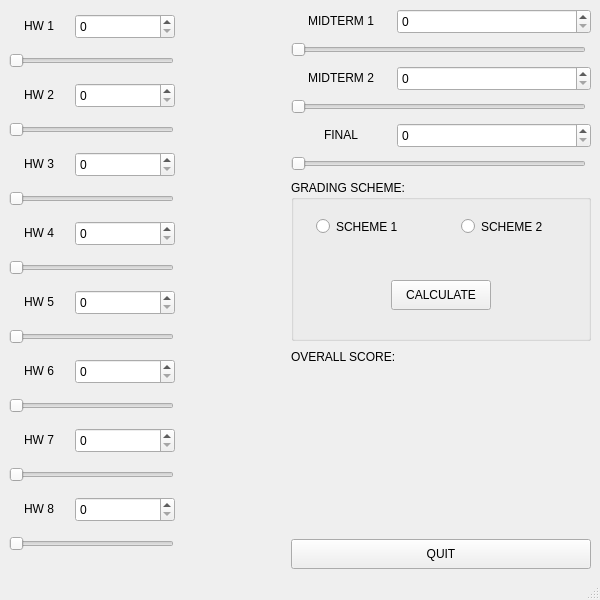
<?xml version="1.0" encoding="UTF-8"?>
<ui version="4.0">
 <class>MainWindow</class>
 <widget class="QMainWindow" name="MainWindow">
  <property name="geometry">
   <rect>
    <x>0</x>
    <y>0</y>
    <width>600</width>
    <height>600</height>
   </rect>
  </property>
  <property name="minimumSize">
   <size>
    <width>600</width>
    <height>600</height>
   </size>
  </property>
  <property name="windowTitle">
   <string>MainWindow</string>
  </property>
  <widget class="QWidget" name="centralwidget">
   <layout class="QHBoxLayout" name="horizontalLayout_12">
    <item>
     <layout class="QVBoxLayout" name="verticalLayout">
      <item>
       <layout class="QHBoxLayout" name="horizontalLayout">
        <item>
         <widget class="QLabel" name="label">
          <property name="sizePolicy">
           <sizepolicy hsizetype="Fixed" vsizetype="Fixed">
            <horstretch>0</horstretch>
            <verstretch>0</verstretch>
           </sizepolicy>
          </property>
          <property name="minimumSize">
           <size>
            <width>60</width>
            <height>20</height>
           </size>
          </property>
          <property name="text">
           <string>HW 1</string>
          </property>
          <property name="alignment">
           <set>Qt::AlignCenter</set>
          </property>
         </widget>
        </item>
        <item>
         <widget class="QSpinBox" name="hw1spin">
          <property name="sizePolicy">
           <sizepolicy hsizetype="Fixed" vsizetype="Fixed">
            <horstretch>0</horstretch>
            <verstretch>0</verstretch>
           </sizepolicy>
          </property>
          <property name="minimumSize">
           <size>
            <width>100</width>
            <height>25</height>
           </size>
          </property>
          <property name="maximum">
           <number>100</number>
          </property>
         </widget>
        </item>
       </layout>
      </item>
      <item>
       <widget class="QSlider" name="hw1slide">
        <property name="sizePolicy">
         <sizepolicy hsizetype="Fixed" vsizetype="Fixed">
          <horstretch>0</horstretch>
          <verstretch>0</verstretch>
         </sizepolicy>
        </property>
        <property name="minimumSize">
         <size>
          <width>165</width>
          <height>22</height>
         </size>
        </property>
        <property name="maximum">
         <number>100</number>
        </property>
        <property name="orientation">
         <enum>Qt::Horizontal</enum>
        </property>
       </widget>
      </item>
      <item>
       <layout class="QHBoxLayout" name="horizontalLayout_2">
        <item>
         <widget class="QLabel" name="label_2">
          <property name="sizePolicy">
           <sizepolicy hsizetype="Fixed" vsizetype="Fixed">
            <horstretch>0</horstretch>
            <verstretch>0</verstretch>
           </sizepolicy>
          </property>
          <property name="minimumSize">
           <size>
            <width>60</width>
            <height>20</height>
           </size>
          </property>
          <property name="text">
           <string>HW 2</string>
          </property>
          <property name="alignment">
           <set>Qt::AlignCenter</set>
          </property>
         </widget>
        </item>
        <item>
         <widget class="QSpinBox" name="hw2spin">
          <property name="sizePolicy">
           <sizepolicy hsizetype="Fixed" vsizetype="Fixed">
            <horstretch>0</horstretch>
            <verstretch>0</verstretch>
           </sizepolicy>
          </property>
          <property name="minimumSize">
           <size>
            <width>100</width>
            <height>25</height>
           </size>
          </property>
          <property name="maximum">
           <number>100</number>
          </property>
         </widget>
        </item>
       </layout>
      </item>
      <item>
       <widget class="QSlider" name="hw2slide">
        <property name="sizePolicy">
         <sizepolicy hsizetype="Fixed" vsizetype="Fixed">
          <horstretch>0</horstretch>
          <verstretch>0</verstretch>
         </sizepolicy>
        </property>
        <property name="minimumSize">
         <size>
          <width>165</width>
          <height>22</height>
         </size>
        </property>
        <property name="maximum">
         <number>100</number>
        </property>
        <property name="orientation">
         <enum>Qt::Horizontal</enum>
        </property>
       </widget>
      </item>
      <item>
       <layout class="QHBoxLayout" name="horizontalLayout_3">
        <item>
         <widget class="QLabel" name="label_3">
          <property name="sizePolicy">
           <sizepolicy hsizetype="Fixed" vsizetype="Fixed">
            <horstretch>0</horstretch>
            <verstretch>0</verstretch>
           </sizepolicy>
          </property>
          <property name="minimumSize">
           <size>
            <width>60</width>
            <height>20</height>
           </size>
          </property>
          <property name="text">
           <string>HW 3</string>
          </property>
          <property name="alignment">
           <set>Qt::AlignCenter</set>
          </property>
         </widget>
        </item>
        <item>
         <widget class="QSpinBox" name="hw3spin">
          <property name="sizePolicy">
           <sizepolicy hsizetype="Fixed" vsizetype="Fixed">
            <horstretch>0</horstretch>
            <verstretch>0</verstretch>
           </sizepolicy>
          </property>
          <property name="minimumSize">
           <size>
            <width>100</width>
            <height>25</height>
           </size>
          </property>
          <property name="maximum">
           <number>100</number>
          </property>
         </widget>
        </item>
       </layout>
      </item>
      <item>
       <widget class="QSlider" name="hw3slide">
        <property name="sizePolicy">
         <sizepolicy hsizetype="Fixed" vsizetype="Fixed">
          <horstretch>0</horstretch>
          <verstretch>0</verstretch>
         </sizepolicy>
        </property>
        <property name="minimumSize">
         <size>
          <width>165</width>
          <height>22</height>
         </size>
        </property>
        <property name="maximum">
         <number>100</number>
        </property>
        <property name="orientation">
         <enum>Qt::Horizontal</enum>
        </property>
       </widget>
      </item>
      <item>
       <layout class="QHBoxLayout" name="horizontalLayout_4">
        <item>
         <widget class="QLabel" name="label_4">
          <property name="sizePolicy">
           <sizepolicy hsizetype="Fixed" vsizetype="Fixed">
            <horstretch>0</horstretch>
            <verstretch>0</verstretch>
           </sizepolicy>
          </property>
          <property name="minimumSize">
           <size>
            <width>60</width>
            <height>20</height>
           </size>
          </property>
          <property name="text">
           <string>HW 4</string>
          </property>
          <property name="alignment">
           <set>Qt::AlignCenter</set>
          </property>
         </widget>
        </item>
        <item>
         <widget class="QSpinBox" name="hw4spin">
          <property name="sizePolicy">
           <sizepolicy hsizetype="Fixed" vsizetype="Fixed">
            <horstretch>0</horstretch>
            <verstretch>0</verstretch>
           </sizepolicy>
          </property>
          <property name="minimumSize">
           <size>
            <width>100</width>
            <height>25</height>
           </size>
          </property>
          <property name="maximum">
           <number>100</number>
          </property>
         </widget>
        </item>
       </layout>
      </item>
      <item>
       <widget class="QSlider" name="hw4slide">
        <property name="sizePolicy">
         <sizepolicy hsizetype="Fixed" vsizetype="Fixed">
          <horstretch>0</horstretch>
          <verstretch>0</verstretch>
         </sizepolicy>
        </property>
        <property name="minimumSize">
         <size>
          <width>165</width>
          <height>22</height>
         </size>
        </property>
        <property name="maximum">
         <number>100</number>
        </property>
        <property name="orientation">
         <enum>Qt::Horizontal</enum>
        </property>
       </widget>
      </item>
      <item>
       <layout class="QHBoxLayout" name="horizontalLayout_5">
        <item>
         <widget class="QLabel" name="label_5">
          <property name="sizePolicy">
           <sizepolicy hsizetype="Fixed" vsizetype="Fixed">
            <horstretch>0</horstretch>
            <verstretch>0</verstretch>
           </sizepolicy>
          </property>
          <property name="minimumSize">
           <size>
            <width>60</width>
            <height>20</height>
           </size>
          </property>
          <property name="text">
           <string>HW 5</string>
          </property>
          <property name="alignment">
           <set>Qt::AlignCenter</set>
          </property>
         </widget>
        </item>
        <item>
         <widget class="QSpinBox" name="hw5spin">
          <property name="sizePolicy">
           <sizepolicy hsizetype="Fixed" vsizetype="Fixed">
            <horstretch>0</horstretch>
            <verstretch>0</verstretch>
           </sizepolicy>
          </property>
          <property name="minimumSize">
           <size>
            <width>100</width>
            <height>25</height>
           </size>
          </property>
          <property name="maximum">
           <number>100</number>
          </property>
         </widget>
        </item>
       </layout>
      </item>
      <item>
       <widget class="QSlider" name="hw5slide">
        <property name="sizePolicy">
         <sizepolicy hsizetype="Fixed" vsizetype="Fixed">
          <horstretch>0</horstretch>
          <verstretch>0</verstretch>
         </sizepolicy>
        </property>
        <property name="minimumSize">
         <size>
          <width>165</width>
          <height>22</height>
         </size>
        </property>
        <property name="maximum">
         <number>100</number>
        </property>
        <property name="orientation">
         <enum>Qt::Horizontal</enum>
        </property>
       </widget>
      </item>
      <item>
       <layout class="QHBoxLayout" name="horizontalLayout_6">
        <item>
         <widget class="QLabel" name="label_6">
          <property name="sizePolicy">
           <sizepolicy hsizetype="Fixed" vsizetype="Fixed">
            <horstretch>0</horstretch>
            <verstretch>0</verstretch>
           </sizepolicy>
          </property>
          <property name="minimumSize">
           <size>
            <width>60</width>
            <height>20</height>
           </size>
          </property>
          <property name="text">
           <string>HW 6</string>
          </property>
          <property name="alignment">
           <set>Qt::AlignCenter</set>
          </property>
         </widget>
        </item>
        <item>
         <widget class="QSpinBox" name="hw6spin">
          <property name="sizePolicy">
           <sizepolicy hsizetype="Fixed" vsizetype="Fixed">
            <horstretch>0</horstretch>
            <verstretch>0</verstretch>
           </sizepolicy>
          </property>
          <property name="minimumSize">
           <size>
            <width>100</width>
            <height>25</height>
           </size>
          </property>
          <property name="maximum">
           <number>100</number>
          </property>
         </widget>
        </item>
       </layout>
      </item>
      <item>
       <widget class="QSlider" name="hw6slide">
        <property name="sizePolicy">
         <sizepolicy hsizetype="Fixed" vsizetype="Fixed">
          <horstretch>0</horstretch>
          <verstretch>0</verstretch>
         </sizepolicy>
        </property>
        <property name="minimumSize">
         <size>
          <width>165</width>
          <height>22</height>
         </size>
        </property>
        <property name="maximum">
         <number>100</number>
        </property>
        <property name="orientation">
         <enum>Qt::Horizontal</enum>
        </property>
       </widget>
      </item>
      <item>
       <layout class="QHBoxLayout" name="horizontalLayout_7">
        <item>
         <widget class="QLabel" name="label_7">
          <property name="sizePolicy">
           <sizepolicy hsizetype="Fixed" vsizetype="Fixed">
            <horstretch>0</horstretch>
            <verstretch>0</verstretch>
           </sizepolicy>
          </property>
          <property name="minimumSize">
           <size>
            <width>60</width>
            <height>20</height>
           </size>
          </property>
          <property name="text">
           <string>HW 7</string>
          </property>
          <property name="alignment">
           <set>Qt::AlignCenter</set>
          </property>
         </widget>
        </item>
        <item>
         <widget class="QSpinBox" name="hw7spin">
          <property name="sizePolicy">
           <sizepolicy hsizetype="Fixed" vsizetype="Fixed">
            <horstretch>0</horstretch>
            <verstretch>0</verstretch>
           </sizepolicy>
          </property>
          <property name="minimumSize">
           <size>
            <width>100</width>
            <height>25</height>
           </size>
          </property>
          <property name="maximum">
           <number>100</number>
          </property>
         </widget>
        </item>
       </layout>
      </item>
      <item>
       <widget class="QSlider" name="hw7slide">
        <property name="sizePolicy">
         <sizepolicy hsizetype="Fixed" vsizetype="Fixed">
          <horstretch>0</horstretch>
          <verstretch>0</verstretch>
         </sizepolicy>
        </property>
        <property name="minimumSize">
         <size>
          <width>165</width>
          <height>22</height>
         </size>
        </property>
        <property name="maximum">
         <number>100</number>
        </property>
        <property name="orientation">
         <enum>Qt::Horizontal</enum>
        </property>
       </widget>
      </item>
      <item>
       <layout class="QHBoxLayout" name="horizontalLayout_8">
        <item>
         <widget class="QLabel" name="label_8">
          <property name="sizePolicy">
           <sizepolicy hsizetype="Fixed" vsizetype="Fixed">
            <horstretch>0</horstretch>
            <verstretch>0</verstretch>
           </sizepolicy>
          </property>
          <property name="minimumSize">
           <size>
            <width>60</width>
            <height>20</height>
           </size>
          </property>
          <property name="text">
           <string>HW 8</string>
          </property>
          <property name="alignment">
           <set>Qt::AlignCenter</set>
          </property>
         </widget>
        </item>
        <item>
         <widget class="QSpinBox" name="hw8spin">
          <property name="sizePolicy">
           <sizepolicy hsizetype="Fixed" vsizetype="Fixed">
            <horstretch>0</horstretch>
            <verstretch>0</verstretch>
           </sizepolicy>
          </property>
          <property name="minimumSize">
           <size>
            <width>100</width>
            <height>25</height>
           </size>
          </property>
          <property name="maximum">
           <number>100</number>
          </property>
         </widget>
        </item>
       </layout>
      </item>
      <item>
       <widget class="QSlider" name="hw8slide">
        <property name="sizePolicy">
         <sizepolicy hsizetype="Fixed" vsizetype="Fixed">
          <horstretch>0</horstretch>
          <verstretch>0</verstretch>
         </sizepolicy>
        </property>
        <property name="minimumSize">
         <size>
          <width>165</width>
          <height>22</height>
         </size>
        </property>
        <property name="maximum">
         <number>100</number>
        </property>
        <property name="orientation">
         <enum>Qt::Horizontal</enum>
        </property>
       </widget>
      </item>
     </layout>
    </item>
    <item>
     <spacer name="horizontalSpacer">
      <property name="orientation">
       <enum>Qt::Horizontal</enum>
      </property>
      <property name="sizeHint" stdset="0">
       <size>
        <width>73</width>
        <height>20</height>
       </size>
      </property>
     </spacer>
    </item>
    <item>
     <layout class="QVBoxLayout" name="verticalLayout_2">
      <item>
       <layout class="QHBoxLayout" name="horizontalLayout_9">
        <item>
         <widget class="QLabel" name="label_9">
          <property name="sizePolicy">
           <sizepolicy hsizetype="Fixed" vsizetype="Fixed">
            <horstretch>0</horstretch>
            <verstretch>0</verstretch>
           </sizepolicy>
          </property>
          <property name="minimumSize">
           <size>
            <width>100</width>
            <height>20</height>
           </size>
          </property>
          <property name="text">
           <string>MIDTERM 1</string>
          </property>
          <property name="alignment">
           <set>Qt::AlignCenter</set>
          </property>
         </widget>
        </item>
        <item>
         <widget class="QSpinBox" name="mid1spin">
          <property name="sizePolicy">
           <sizepolicy hsizetype="Fixed" vsizetype="Fixed">
            <horstretch>0</horstretch>
            <verstretch>0</verstretch>
           </sizepolicy>
          </property>
          <property name="minimumSize">
           <size>
            <width>194</width>
            <height>25</height>
           </size>
          </property>
          <property name="maximum">
           <number>100</number>
          </property>
         </widget>
        </item>
       </layout>
      </item>
      <item>
       <widget class="QSlider" name="mid1slide">
        <property name="sizePolicy">
         <sizepolicy hsizetype="Fixed" vsizetype="Fixed">
          <horstretch>0</horstretch>
          <verstretch>0</verstretch>
         </sizepolicy>
        </property>
        <property name="minimumSize">
         <size>
          <width>295</width>
          <height>20</height>
         </size>
        </property>
        <property name="maximum">
         <number>100</number>
        </property>
        <property name="orientation">
         <enum>Qt::Horizontal</enum>
        </property>
       </widget>
      </item>
      <item>
       <layout class="QHBoxLayout" name="horizontalLayout_10">
        <item>
         <widget class="QLabel" name="label_10">
          <property name="sizePolicy">
           <sizepolicy hsizetype="Fixed" vsizetype="Fixed">
            <horstretch>0</horstretch>
            <verstretch>0</verstretch>
           </sizepolicy>
          </property>
          <property name="minimumSize">
           <size>
            <width>100</width>
            <height>20</height>
           </size>
          </property>
          <property name="text">
           <string>MIDTERM 2</string>
          </property>
          <property name="alignment">
           <set>Qt::AlignCenter</set>
          </property>
         </widget>
        </item>
        <item>
         <widget class="QSpinBox" name="mid2spin">
          <property name="sizePolicy">
           <sizepolicy hsizetype="Fixed" vsizetype="Fixed">
            <horstretch>0</horstretch>
            <verstretch>0</verstretch>
           </sizepolicy>
          </property>
          <property name="minimumSize">
           <size>
            <width>194</width>
            <height>25</height>
           </size>
          </property>
          <property name="maximum">
           <number>100</number>
          </property>
         </widget>
        </item>
       </layout>
      </item>
      <item>
       <widget class="QSlider" name="mid2slide">
        <property name="sizePolicy">
         <sizepolicy hsizetype="Fixed" vsizetype="Fixed">
          <horstretch>0</horstretch>
          <verstretch>0</verstretch>
         </sizepolicy>
        </property>
        <property name="minimumSize">
         <size>
          <width>295</width>
          <height>20</height>
         </size>
        </property>
        <property name="maximum">
         <number>100</number>
        </property>
        <property name="orientation">
         <enum>Qt::Horizontal</enum>
        </property>
       </widget>
      </item>
      <item>
       <layout class="QHBoxLayout" name="horizontalLayout_11">
        <item>
         <widget class="QLabel" name="label_11">
          <property name="sizePolicy">
           <sizepolicy hsizetype="Fixed" vsizetype="Fixed">
            <horstretch>0</horstretch>
            <verstretch>0</verstretch>
           </sizepolicy>
          </property>
          <property name="minimumSize">
           <size>
            <width>100</width>
            <height>20</height>
           </size>
          </property>
          <property name="text">
           <string>FINAL</string>
          </property>
          <property name="alignment">
           <set>Qt::AlignCenter</set>
          </property>
         </widget>
        </item>
        <item>
         <widget class="QSpinBox" name="finalspin">
          <property name="sizePolicy">
           <sizepolicy hsizetype="Fixed" vsizetype="Fixed">
            <horstretch>0</horstretch>
            <verstretch>0</verstretch>
           </sizepolicy>
          </property>
          <property name="minimumSize">
           <size>
            <width>194</width>
            <height>25</height>
           </size>
          </property>
          <property name="maximum">
           <number>100</number>
          </property>
         </widget>
        </item>
       </layout>
      </item>
      <item>
       <widget class="QSlider" name="finalslide">
        <property name="sizePolicy">
         <sizepolicy hsizetype="Fixed" vsizetype="Fixed">
          <horstretch>0</horstretch>
          <verstretch>0</verstretch>
         </sizepolicy>
        </property>
        <property name="minimumSize">
         <size>
          <width>295</width>
          <height>20</height>
         </size>
        </property>
        <property name="maximum">
         <number>100</number>
        </property>
        <property name="orientation">
         <enum>Qt::Horizontal</enum>
        </property>
       </widget>
      </item>
      <item>
       <widget class="QGroupBox" name="groupBox">
        <property name="minimumSize">
         <size>
          <width>300</width>
          <height>80</height>
         </size>
        </property>
        <property name="title">
         <string>GRADING SCHEME:</string>
        </property>
        <widget class="QRadioButton" name="scheme1">
         <property name="geometry">
          <rect>
           <x>25</x>
           <y>35</y>
           <width>120</width>
           <height>23</height>
          </rect>
         </property>
         <property name="text">
          <string>SCHEME 1</string>
         </property>
        </widget>
        <widget class="QRadioButton" name="scheme2">
         <property name="geometry">
          <rect>
           <x>170</x>
           <y>35</y>
           <width>120</width>
           <height>23</height>
          </rect>
         </property>
         <property name="text">
          <string>SCHEME 2</string>
         </property>
        </widget>
        <widget class="QPushButton" name="calcbutton">
         <property name="geometry">
          <rect>
           <x>100</x>
           <y>100</y>
           <width>100</width>
           <height>30</height>
          </rect>
         </property>
         <property name="text">
          <string>CALCULATE</string>
         </property>
        </widget>
       </widget>
      </item>
      <item>
       <widget class="QLabel" name="label_12">
        <property name="sizePolicy">
         <sizepolicy hsizetype="Fixed" vsizetype="Fixed">
          <horstretch>0</horstretch>
          <verstretch>0</verstretch>
         </sizepolicy>
        </property>
        <property name="minimumSize">
         <size>
          <width>150</width>
          <height>20</height>
         </size>
        </property>
        <property name="text">
         <string>OVERALL SCORE:</string>
        </property>
       </widget>
      </item>
      <item>
       <widget class="QLabel" name="finscore">
        <property name="text">
         <string/>
        </property>
       </widget>
      </item>
      <item>
       <widget class="QPushButton" name="quit">
        <property name="minimumSize">
         <size>
          <width>100</width>
          <height>30</height>
         </size>
        </property>
        <property name="text">
         <string>QUIT</string>
        </property>
       </widget>
      </item>
     </layout>
    </item>
   </layout>
  </widget>
  <widget class="QMenuBar" name="menubar">
   <property name="geometry">
    <rect>
     <x>0</x>
     <y>0</y>
     <width>600</width>
     <height>17</height>
    </rect>
   </property>
  </widget>
  <widget class="QStatusBar" name="statusbar"/>
 </widget>
 <resources/>
 <connections/>
</ui>
